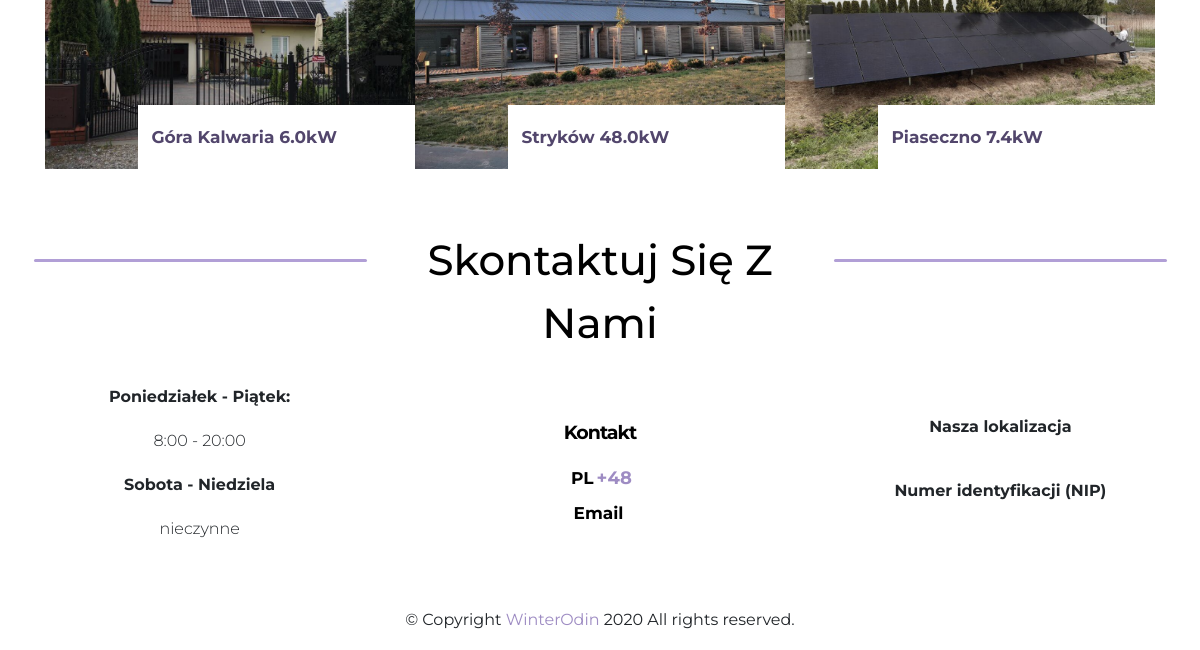
/ (lower part), run on an earlier commit of the app's database.
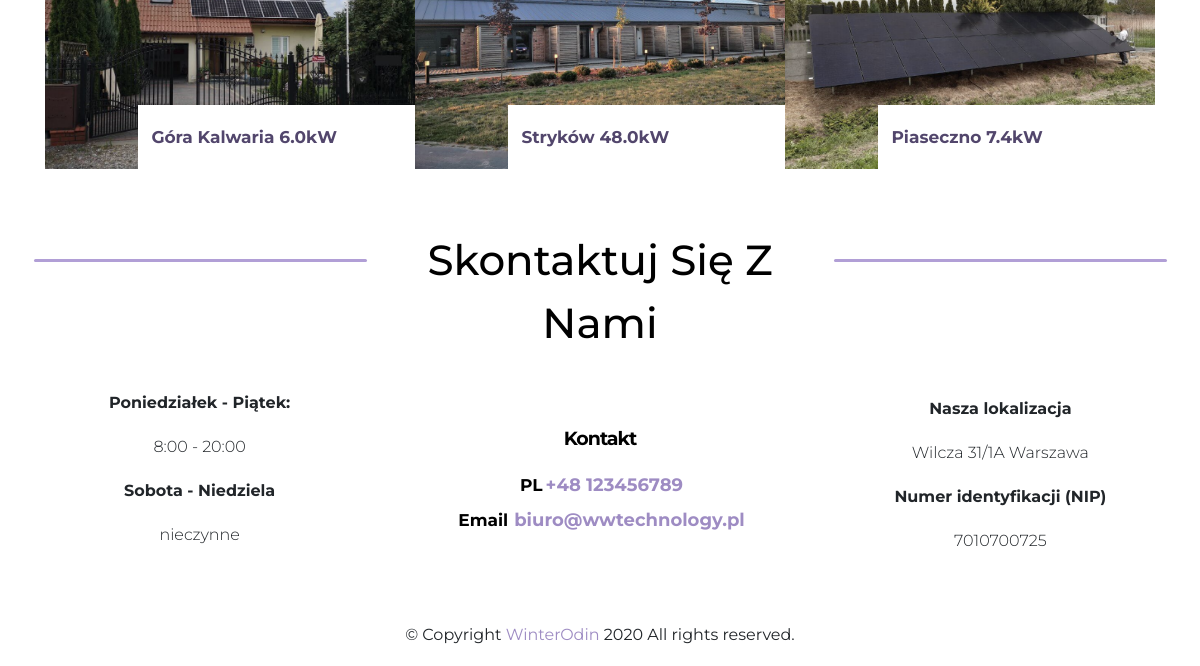
And on a later commit of the database.
### energy/models.py (models this page shows, shortened)
class galleryModel(models.Model):
    place    = models.CharField(max_length=50, null=False,blank=False)
    pic_place = models.ImageField(null=True)
    kw_place  = models.DecimalField(null=True,blank=False,decimal_places=1,max_digits=6)

class info(models.Model):
    location    = models.CharField(max_length=30,null=True, blank=True, )
    email       = models.CharField(max_length=30,null=True, blank=True, )
    phone       = models.CharField(max_length=9,null=True, blank=True)
    nip         = models.CharField(max_length=30,null=True, blank=True)

### energy/views.py (the view)
# urls.py: path('', views.home, name='home'),
def home(request):
    dataFooter  = info.objects.last()
    latest_pics = galleryModel.objects.all()[:6]
    form        = clientForm()
    selectPrice = electricityPrice.objects.all()
    context={
      'latest_pics':latest_pics,
      'form'       :form,
      'selectPrice':selectPrice,
      'dataFooter':dataFooter
    }
    return render(request,'index.html', context)

### templates/index.html (shortened to what this page needs)
{% extends 'base.html' %}
{% load static %}
{% block content %}
{% include 'gallery.html'  %}
{% endblock %}

### templates/base.html (shortened to what this page needs)
{% load static  %}
<!doctype html>
<html lang="pl">
<head>
  <link rel="stylesheet" href="{% static '/css/indexGrid.css'  %}">
  <link rel="stylesheet" href="{% static '/css/index.css'  %}">
  <link rel="stylesheet" href="{% static '/css/bootstrap.min.css'  %}">
  <link rel="stylesheet" href="{% static '/css/nav.css'  %}">
  <link rel="stylesheet" href="{% static '/css/gridWork.css'  %}">
  <link rel="stylesheet" href="{% static '/css/work.css'  %}">
  <link rel="stylesheet" href="{% static '/css/calcGrid.css'  %}">
  <link rel="stylesheet" href="{% static '/css/calc.css'  %}">
  <link rel="stylesheet" href="{% static '/css/gallery.css'  %}">
  <link rel="stylesheet" href="{% static '/css/generated.css'  %}">
  <link rel="stylesheet" href="{% static '/css/generatedGrid.css'  %}">
  <link rel="stylesheet" href="{% static '/css/gridFooter.css'  %}">
  <link rel="stylesheet" href="{% static '/css/footer.css'  %}">
</head>
<body>
    {% block content  %}
    {% endblock  %}
  {% include 'footer.html'  %}
</body>
</html>

### templates/nav.html (shortened to what this page needs)
{% load static  %}

### templates/gallery.html (shortened to what this page needs)
<div class="container galleryPos" id='gallery'>
    <div class="row no-gutters ">
        {% for x in latest_pics  %}
            <div class="col-sm-12 col-md-12 col-lg-4 align-self-center">
                <div class="tileGallery" style="background-image: url('{{ x.pic_place.url }}');">
                    <div class="boxWhere">
                        <div class="titleWhere">
                            {{ x.place  }} {{ x.kw_place  }}kW
                        </div>
                    </div>
                </div>
            </div>
        {% endfor  %}
    </div>
</div>

### templates/footer.html (shortened to what this page needs)
<div class="container-fluid linesBig">
    <div class="row justify-content-center">
      <div class="col-4">
        <div class="borderLinesBig"></div>
      </div>
      <div class="col-4">
        <div class="textPc">Skontaktuj się z nami</div>
      </div>
      <div class="col-4">
        <div class="borderLinesBig"></div>
      </div>
    </div>
</div>
  <div class="grid-container-footer" id='contact'>
    <div class="time">
      <div class="timeWrapperFooter">
        <div class="timePosFooter">
          <div class="dayDateFooter">
          Poniedziałek - Piątek:
          </div>
          <div class="hoursFooter">
            8:00 - 20:00
          </div>
          <div class="dayDateFooter">
             Sobota - Niedziela
          </div>
          <div class="hoursFooter">
            nieczynne
          </div>
          <div class="timeZoneFooter">
          </div>
        </div>
      </div>
    </div>
    <div class="phone">
      <div class="wrapperPhoneFooter">
        <div class="phonesFooter">
          <div class="callFooter">Kontakt</div>
        </div>
        <div class="phonesFooter">
          <div class="countryFooter">PL </div><div class="numberFooter"> +48 {{ dataFooter.phone  }}</div>
        </div>
        <div class="phonesFooter">
          <div class="countryFooter">Email </div><div class="numberFooter"> <a class="numberFooter" href="mailto:biuro@wwenergia.pl">{{ dataFooter.email  }}</a></div>
        </div>
      </div>
    </div>
    <div class="office">
      <div class="timeWrapperFooter">
        <div class="placePosFooter">
          <div class="dayDateFooter">
          Nasza lokalizacja
          </div>
          <div class="hoursFooter">
            {{ dataFooter.location  }}
          </div>
          <div class="dayDateFooter">
            Numer identyfikacji (NIP)
          </div>
          <div class="hoursFooter">
              {{ dataFooter.nip  }}
          </div>
          <div class="dayDateFooter">
          </div>
          <div class="hoursFooter">
          </div>
        </div>
      </div>
    </div>
    <div class="who">
      <div class="whoFooter">
        © Copyright <a href="https://winterodin.vcraft.pl/index.html " class="linkWinterFooter">WinterOdin</a> 2020 All rights reserved.
      </div>
    </div>
  </div>

### static/css/index.css (style rules this page uses)
html { scroll-behavior:smooth }

### static/css/work.css (style rules this page uses)
body { padding:0;margin:0 }

### static/css/gallery.css (style rules this page uses)
.galleryPos { margin-bottom:5% }
.tileGallery { width:100%;height:35vh;filter:grayscale(30%);position:relative;background-size:cover;background-repeat:no-repeat;background-position:center center }
.boxWhere { width:75%;height:8vh;background-color:#fff;position:absolute;bottom:0;right:0 }
.titleWhere { width:90%;margin-left:5%;margin-top:7%;font-family:"Montserrat";font-size:17px;font-weight:700;color:#55447a;word-wrap:break-word }

### static/css/gridFooter.css (style rules this page uses)
.grid-container-footer { display:grid;grid-template-columns:1fr;grid-template-rows:1.5fr 0.5fr 1fr 0.5fr 1.5fr 0.5fr;gap:1px 1px;grid-template-areas:"time" "terms" "phone" "faq" "office" "who" }
.time { grid-area:time }
.phone { grid-area:phone }
.office { grid-area:office }
.who { grid-area:who }
@media (min-width:720px) { .grid-container-footer { display:grid;align-items:center;grid-template-columns:1fr 1fr 1fr;grid-template-rows:0.5fr 1fr 0.5fr 0.5fr;gap:1px 1px;grid-template-areas:"time terms office" "time phone office" "time faq office" "who who who" } }
@media (min-width:720px) { .time { grid-area:time } }
@media (min-width:720px) { .office { grid-area:office } }
@media (min-width:720px) { .phone { grid-area:phone } }
@media (min-width:720px) { .who { grid-area:who } }

### static/css/footer.css (style rules this page uses)
.timeWrapperFooter { min-width:100% }
.dayDateFooter,.hoursFooter,.timeZoneFooter { text-align:center;font-family:"Montserrat";font-weight:300;padding:10px }
.dayDateFooter,.timeZoneFooter { font-weight:700 }
.countryFooter,.numberFooter { display:inline-block;padding-left:3px }
.phonesFooter { text-align:center;padding:4px }
.callFooter,.countryFooter,.numberFooter { font-family:"Montserrat";font-weight:700 }
.callFooter { color:#000;font-size:19px;letter-spacing:-1px;padding-bottom:10px }
.countryFooter { color:#000;font-size:17px }
.numberFooter,.numberFooter:hover { color:#9e8cc3;font-size:18px;text-decoration:none;font-family:"Montserrat";font-weight:700 }
.whoFooter { min-width:100%;text-align:center;padding-top:10%;font-family:"Montserrat" }
.whoFooter>a.linkWinterFooter,a.linkWinterFooter:active,a.linkWinterFooter:visited { text-decoration:none;color:#9e8cc3 }
.linesBig { display:none }
@media (min-width:720px) { .placePosFooter { margin-top:4vh } }
@media (min-width:720px) { .timeWrapperFooter { align-items:center } }
@media (min-width:720px) { .whoFooter { padding-top:0 } }
@media (min-width:720px) { .linesBig { display:block } }
@media (min-width:720px) { .borderLinesBig { width:90%;margin-left:5%;background-color:#b19fd6;height:3px;border-radius:5px;margin-top:30px } }
@media (min-width:720px) { .textPc { font-family:"Montserrat";font-weight:500;color:#000;font-size:42px;text-align:center;text-transform:capitalize } }

What changed in the data, as far as the page shows it:
added info: phone "123456789", email "biuro@wwtechnology.pl", location "Wilcza 31/1A Warszawa", nip "7010700725"
